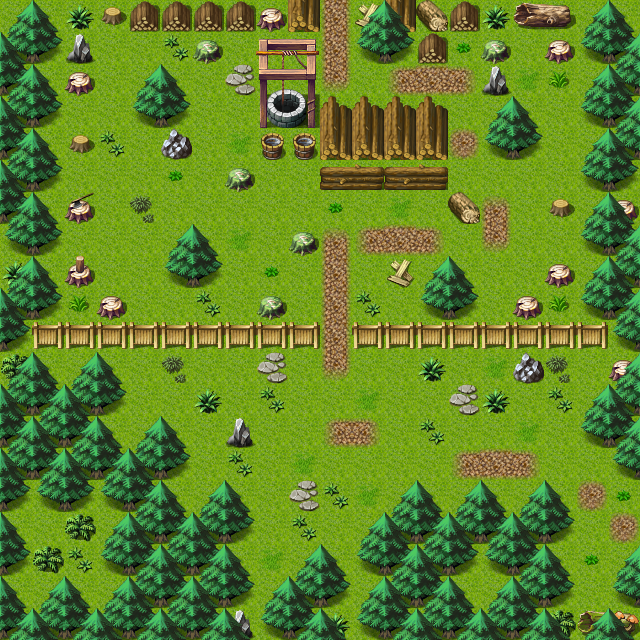

This game map was drawn from its Tiled (.tmx) file and the tilesets committed beside it. A one-line description and the trimmed map source follow:
An orthogonal 20x20 tile map with 32x32 px tiles, 3 tile layers (Ground, Objects, Above), 1 hidden layer not drawn, 40 tilesets and 6 objects (4x spawn, 2x mapchange).

<map version="1.0" orientation="orthogonal" width="20" height="20" tilewidth="32" tileheight="32">
 <properties>
  <property name="outside" value="1" />
 </properties>
 <tileset firstgid="1" name="map_bed_1" tilewidth="32" tileheight="32">
  <image source="../drawable/map_bed_1.png" width="512" height="256" />
 </tileset>
 <tileset firstgid="129" name="map_border_1" tilewidth="32" tileheight="32">
  <image source="../drawable/map_border_1.png" width="512" height="256" />
 </tileset>
 <tileset firstgid="257" name="map_bridge_1" tilewidth="32" tileheight="32">
  <image source="../drawable/map_bridge_1.png" width="512" height="256" />
 </tileset>
 <tileset firstgid="385" name="map_broken_1" tilewidth="32" tileheight="32">
  <image source="../drawable/map_broken_1.png" width="512" height="256" />
 </tileset>
 <tileset firstgid="513" name="map_cavewall_1" tilewidth="32" tileheight="32">
  <image source="../drawable/map_cavewall_1.png" width="576" height="192" />
 </tileset>
 <tileset firstgid="621" name="map_cavewall_2" tilewidth="32" tileheight="32">
  <image source="../drawable/map_cavewall_2.png" width="576" height="192" />
 </tileset>
 <tileset firstgid="729" name="map_cavewall_3" tilewidth="32" tileheight="32">
  <image source="../drawable/map_cavewall_3.png" width="576" height="192" />
 </tileset>
 <tileset firstgid="837" name="map_chair_table_1" tilewidth="32" tileheight="32">
  <image source="../drawable/map_chair_table_1.png" width="512" height="256" />
 </tileset>
 <tileset firstgid="965" name="map_crate_1" tilewidth="32" tileheight="32">
  <image source="../drawable/map_crate_1.png" width="512" height="256" />
 </tileset>
 <tileset firstgid="1093" name="map_cupboard_1" tilewidth="32" tileheight="32">
  <image source="../drawable/map_cupboard_1.png" width="512" height="256" />
 </tileset>
 <tileset firstgid="1221" name="map_curtain_1" tilewidth="32" tileheight="32">
  <image source="../drawable/map_curtain_1.png" width="512" height="256" />
 </tileset>
 <tileset firstgid="1349" name="map_entrance_1" tilewidth="32" tileheight="32">
  <image source="../drawable/map_entrance_1.png" width="512" height="256" />
 </tileset>
 <tileset firstgid="1477" name="map_fence_1" tilewidth="32" tileheight="32">
  <image source="../drawable/map_fence_1.png" width="512" height="256" />
 </tileset>
 <tileset firstgid="1605" name="map_fence_2" tilewidth="32" tileheight="32">
  <image source="../drawable/map_fence_2.png" width="512" height="256" />
 </tileset>
 <tileset firstgid="1733" name="map_ground_1" tilewidth="32" tileheight="32">
  <image source="../drawable/map_ground_1.png" width="512" height="256" />
 </tileset>
 <tileset firstgid="1861" name="map_ground_2" tilewidth="32" tileheight="32">
  <image source="../drawable/map_ground_2.png" width="512" height="256" />
 </tileset>
 <tileset firstgid="1989" name="map_ground_3" tilewidth="32" tileheight="32">
  <image source="../drawable/map_ground_3.png" width="512" height="256" />
 </tileset>
 <tileset firstgid="2117" name="map_ground_4" tilewidth="32" tileheight="32">
  <image source="../drawable/map_ground_4.png" width="512" height="256" />
 </tileset>
 <tileset firstgid="2245" name="map_ground_5" tilewidth="32" tileheight="32">
  <image source="../drawable/map_ground_5.png" width="512" height="256" />
 </tileset>
 <tileset firstgid="2373" name="map_ground_6" tilewidth="32" tileheight="32">
  <image source="../drawable/map_ground_6.png" width="512" height="256" />
 </tileset>
 <tileset firstgid="2501" name="map_ground_7" tilewidth="32" tileheight="32">
  <image source="../drawable/map_ground_7.png" width="512" height="256" />
 </tileset>
 <tileset firstgid="2629" name="map_ground_8" tilewidth="32" tileheight="32">
  <image source="../drawable/map_ground_8.png" width="512" height="256" />
 </tileset>
 <tileset firstgid="2757" name="map_indoor_1" tilewidth="32" tileheight="32">
  <image source="../drawable/map_indoor_1.png" width="512" height="256" />
 </tileset>
 <tileset firstgid="2885" name="map_kitchen_1" tilewidth="32" tileheight="32">
  <image source="../drawable/map_kitchen_1.png" width="512" height="256" />
 </tileset>
 <tileset firstgid="3013" name="map_outdoor_1" tilewidth="32" tileheight="32">
  <image source="../drawable/map_outdoor_1.png" width="512" height="256" />
 </tileset>
 <tileset firstgid="3141" name="map_pillar_1" tilewidth="32" tileheight="32">
  <image source="../drawable/map_pillar_1.png" width="512" height="256" />
 </tileset>
 <tileset firstgid="3269" name="map_plant_1" tilewidth="32" tileheight="32">
  <image source="../drawable/map_plant_1.png" width="512" height="256" />
 </tileset>
 <tileset firstgid="3397" name="map_rock_1" tilewidth="32" tileheight="32">
  <image source="../drawable/map_rock_1.png" width="512" height="256" />
 </tileset>
 <tileset firstgid="3525" name="map_roof_1" tilewidth="32" tileheight="32">
  <image source="../drawable/map_roof_1.png" width="512" height="256" />
 </tileset>
 <tileset firstgid="3653" name="map_roof_2" tilewidth="32" tileheight="32">
  <image source="../drawable/map_roof_2.png" width="512" height="256" />
 </tileset>
 <tileset firstgid="3781" name="map_shop_1" tilewidth="32" tileheight="32">
  <image source="../drawable/map_shop_1.png" width="512" height="256" />
 </tileset>
 <tileset firstgid="3909" name="map_sign_ladder_1" tilewidth="32" tileheight="32">
  <image source="../drawable/map_sign_ladder_1.png" width="512" height="256" />
 </tileset>
 <tileset firstgid="4037" name="map_table_1" tilewidth="32" tileheight="32">
  <image source="../drawable/map_table_1.png" width="512" height="256" />
 </tileset>
 <tileset firstgid="4165" name="map_trail_1" tilewidth="32" tileheight="32">
  <image source="../drawable/map_trail_1.png" width="512" height="256" />
 </tileset>
 <tileset firstgid="4293" name="map_tree_1" tilewidth="32" tileheight="32">
  <image source="../drawable/map_tree_1.png" width="512" height="256" />
 </tileset>
 <tileset firstgid="4421" name="map_wall_1" tilewidth="32" tileheight="32">
  <image source="../drawable/map_wall_1.png" width="512" height="256" />
 </tileset>
 <tileset firstgid="4549" name="map_wall_2" tilewidth="32" tileheight="32">
  <image source="../drawable/map_wall_2.png" width="480" height="256" />
 </tileset>
 <tileset firstgid="4669" name="map_wall_3" tilewidth="32" tileheight="32">
  <image source="../drawable/map_wall_3.png" width="480" height="256" />
 </tileset>
 <tileset firstgid="4789" name="map_window_1" tilewidth="32" tileheight="32">
  <image source="../drawable/map_window_1.png" width="512" height="256" />
 </tileset>
 <tileset firstgid="4917" name="map_window_2" tilewidth="32" tileheight="32">
  <image source="../drawable/map_window_2.png" width="512" height="256" />
 </tileset>
 <layer name="Ground" width="20" height="20">
  <data>[400 cells, 400 non-empty, 1 distinct tile ids]</data>
 </layer>
 <layer name="Objects" width="20" height="20">
  <data>[400 cells, 276 non-empty, 43 distinct tile ids]</data>
 </layer>
 <layer name="Above" width="20" height="20">
  <data>[400 cells, 43 non-empty, 6 distinct tile ids]</data>
 </layer>
 <layer name="Walkable" width="20" height="20" visible="0">
  <data>[400 cells, 216 non-empty, 1 distinct tile ids]</data>
 </layer>
 <objectgroup name="Mapevents" width="20" height="20">
  <object name="north" type="mapchange" x="320" y="0" width="32" height="32">
   <properties>
    <property name="map" value="blackwater_mountain2" />
    <property name="place" value="south" />
   </properties>
  </object>
  <object name="east" type="mapchange" x="608" y="480" width="32" height="96">
   <properties>
    <property name="map" value="wild17" />
    <property name="place" value="west" />
   </properties>
  </object>
 </objectgroup>
 <objectgroup name="Spawn" width="20" height="20">
  <!-- 4 objects omitted --></objectgroup>
 <objectgroup name="Keys" width="20" height="20" />
</map>
<!-- 4 of 6 objects omitted -->
